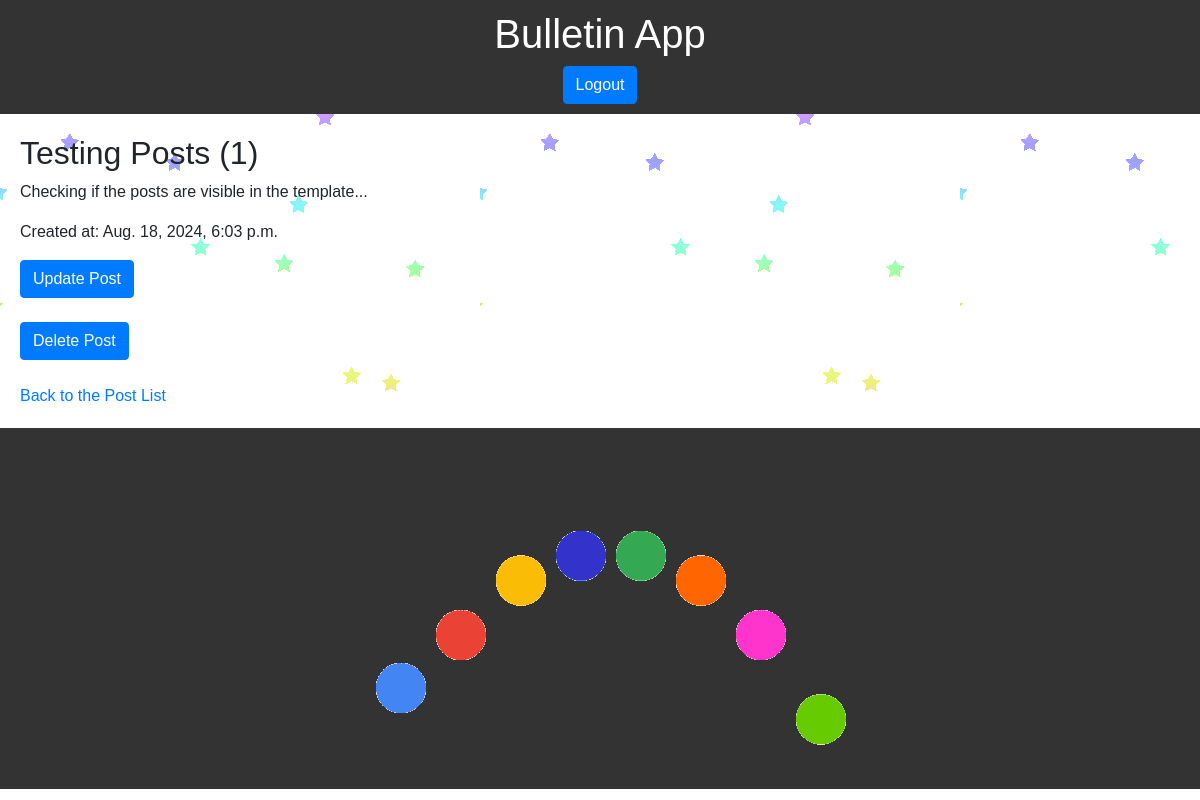
Page /post/post/1/ (signed in) on the committed database.
### posts/models.py (models this page shows)
class Post(models.Model):
    title = models.CharField(max_length=255)
    content = models.TextField()
    created_at = models.DateTimeField(auto_now_add=True)
    author = models.ForeignKey('Author', on_delete=models.CASCADE, null=True,
                               blank=True)

### posts/views.py (the view)
# urls.py: path('post/<int:pk>/', post_detail, name='post_detail'),
def post_detail(request, pk):
    if request.user.is_authenticated:
        post = get_object_or_404(Post, pk=pk)
        return render(request, 'posts/post_detail.html', {'post': post})
    else:
        return authentication(request)

### posts/templates/posts/post_detail.html (shortened to what this page needs)
{% extends 'base.html' %}
{% block content %}
    <h2>{{ post.title }}</h2>
    <p>{{ post.content }}</p>
    <p>Created at: {{ post.created_at }}</p>
    <a class="btn btn-primary" href="{% url 'post_update' pk=post.pk %}">
        Update Post</a>
    <br><br>
    <a class="btn btn-primary" href="{% url 'post_delete' pk=post.pk %}">
        Delete Post</a>
    <br><br>
    <a href="{% url 'post_list' %}">Back to the Post List</a>
{% endblock %}

### posts/templates/posts/styles.css (style rules this page uses)
body { font-family: 'Ariel', sans-serif; }

### posts/templates/base.html (style rules this page uses)
body { font-family: 'Ariel', sans-serif; height: 100vh; padding: 0; margin: 0; }

### rows in the picture
Post: title "Testing Posts (1)", content "Checking if the posts are visible in the template...", created_at "Aug. 18, 2024, 6:03 p.m."
